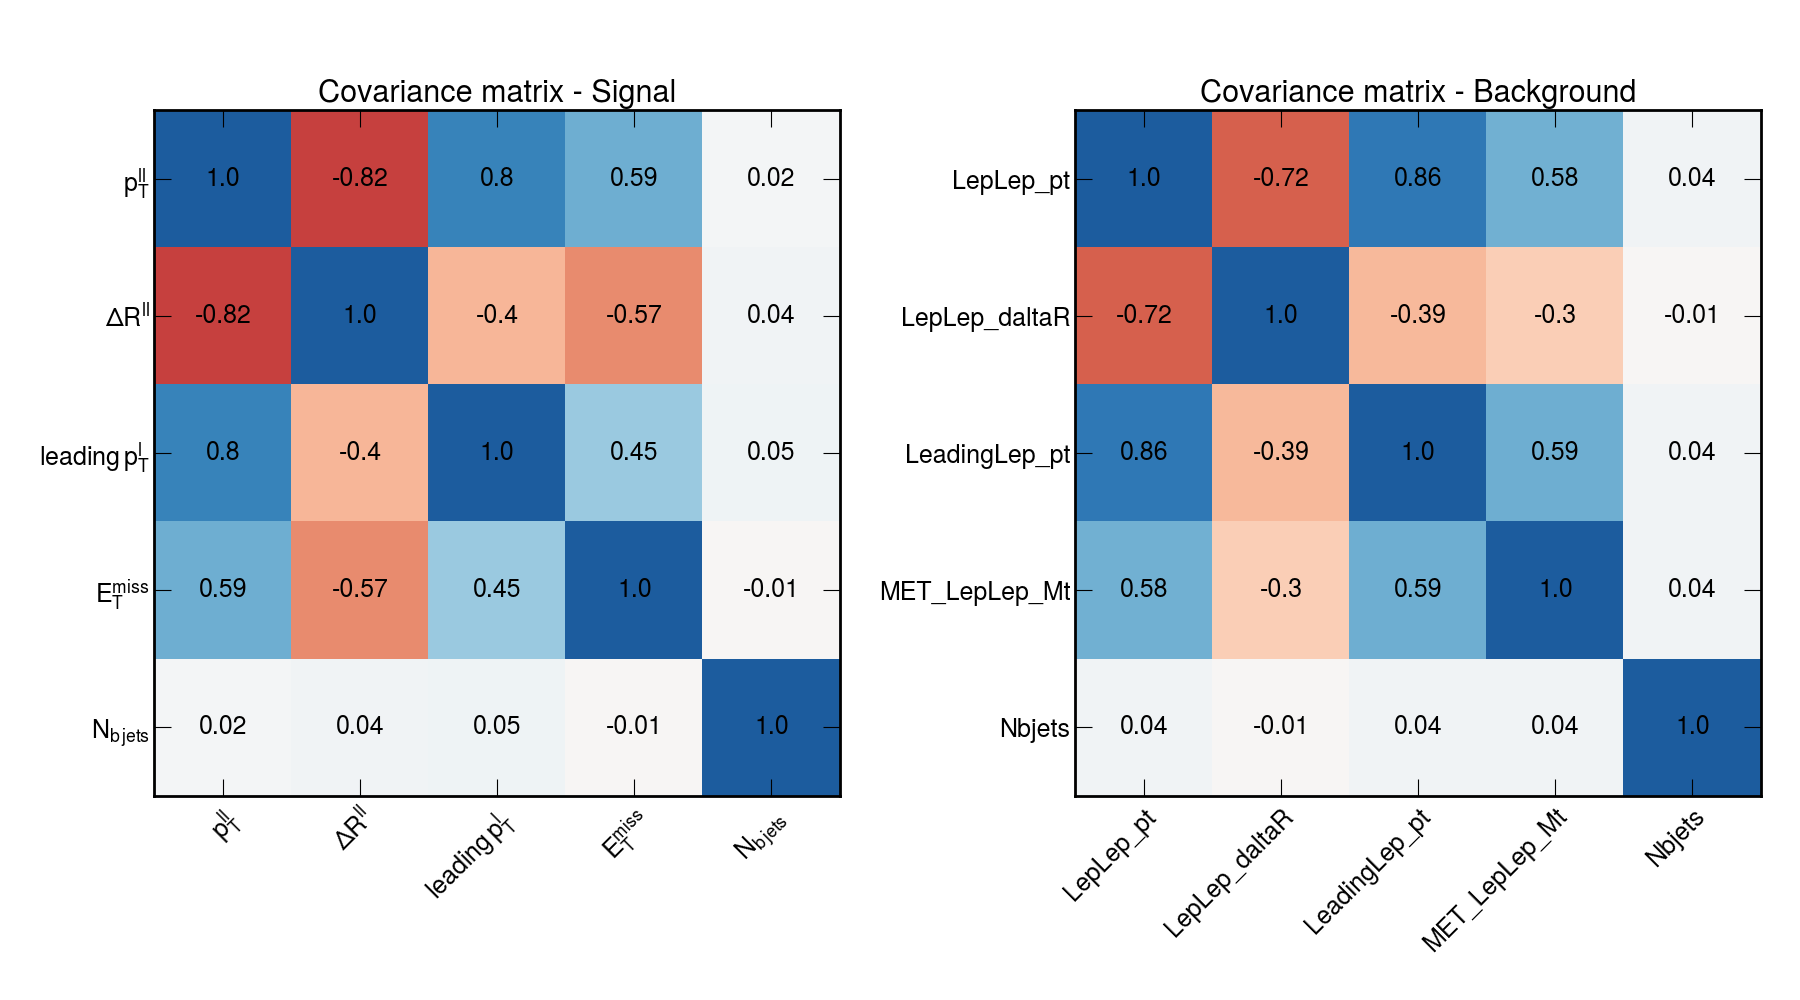

The Python source for this figure:
import os
import numpy as np
import pandas as pd
import matplotlib.pyplot as plt
import matplotlib.gridspec as gs
import anatools.data as data
import anatools.analysis as ana
ana.start()

basedir = "/home/gcorreia/cernbox/HEP_Project/CMS_HHDM/OUTPUT/Test"
list_basedir = os.listdir(basedir)
TreeName = 'selection'
period = '16'

#=================================================================================================================
# Read files, apply selection and associate datasets
#=================================================================================================================
datasets = data.read_files(basedir, period)

for key in datasets.keys():
    dataset = datasets[key] 
    datasets[key] = dataset[(dataset["RecoLepID"] < 1000) & (dataset["Nbjets"] > 0)]

    
df_400_100 = datasets.get("Signal_400_100")
df_TTTo2L2Nu = datasets.get("TTTo2L2Nu")





#=================================================================================================================
# Analysis
#=================================================================================================================    
variables = ["LepLep_pt", "LepLep_daltaR", "LeadingLep_pt", "MET_LepLep_Mt", "Nbjets"]
var_names = [r"$p_\mathrm{T}^\mathrm{ll}$", r"$\Delta R^\mathrm{ll}$", r"$\mathrm{leading}\,p_\mathrm{T}^\mathrm{l}$", r"$M_\mathrm{T}^\mathrm{ll,MET}$", r"$N_\mathrm{b\,jets}$"]

"""
$\mathrm{leading}\,p_\mathrm{T}^\mathrm{l}$ 
$\mathrm{trailing}\,p_\mathrm{T}^\mathrm{l}$
$\mathrm{leading}\,\eta^\mathrm{l}$
$\mathrm{trailing}\,\eta^\mathrm{l}$
$p_\mathrm{T}^\mathrm{ll}$
$\Delta M^\mathrm{ll}$
$\Delta R^\mathrm{ll}$
$\Delta \phi^\mathrm{ll,MET}$
$M_\mathrm{T}^\mathrm{ll,MET}$
$E_\mathrm{T}^\mathrm{miss}$
$N_\mathrm{b\,jets}$
"""

df_signal = df_400_100
df_bkg = df_TTTo2L2Nu

      
fig = plt.figure(figsize=(18,10))

ax = plt.subplot(1,2,1)
ana.cov_matrix_plot(ax, df_signal, variables, weight="evtWeight", title="Covariance matrix - Signal", title_size=22, text_size=18, var_names=var_names)

ax = plt.subplot(1,2,2)
matrix = ana.cov_matrix_plot(ax, df_bkg, variables, weight="evtWeight", title="Covariance matrix - Background")

print(matrix)
        
fig.tight_layout()  
plt.savefig('covariance.png', fancybox=True)
plt.savefig('covariance.pdf')
